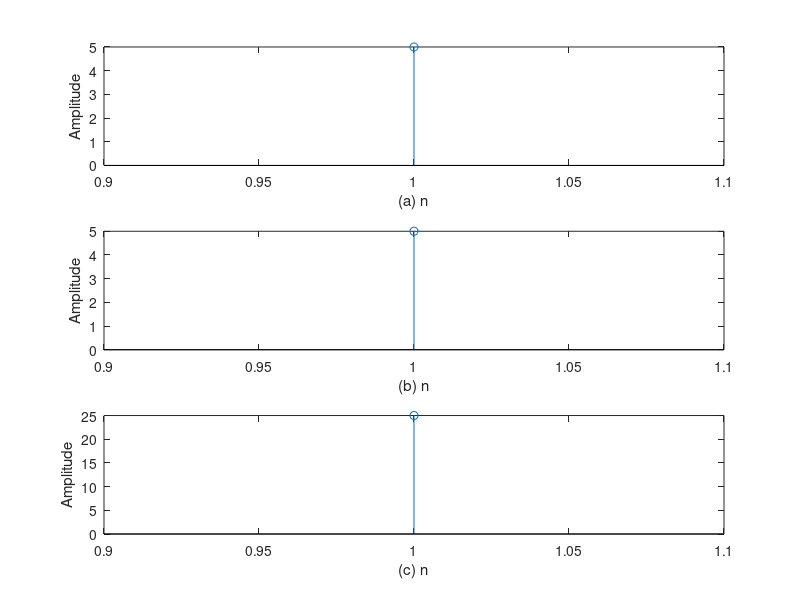

Reproduce this figure in MATLAB.
clc;
clear all;
close all;
x=input('enter the 1st sequence: ');
h=input('enter the 2nd sequence: ');
y=conv(x,h);
figure;subplot(3,1,1);
stem(x);ylabel('Amplitude');
xlabel('(a) n');
subplot(3,1,2);
stem(h);ylabel('Amplitude');
xlabel('(b) n');
subplot(3,1,3);
stem(y);ylabel('Amplitude');
xlabel('(c) n');
disp('The resultant signal is');
